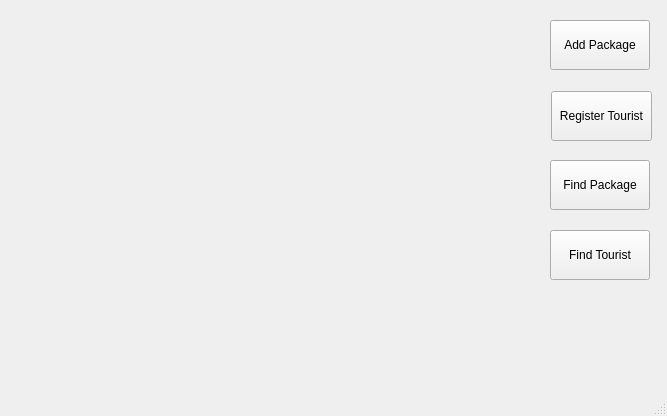
<?xml version="1.0" encoding="UTF-8"?>
<ui version="4.0">
 <class>MainWindow</class>
 <widget class="QMainWindow" name="MainWindow">
  <property name="geometry">
   <rect>
    <x>0</x>
    <y>0</y>
    <width>667</width>
    <height>416</height>
   </rect>
  </property>
  <property name="windowTitle">
   <string>Voyage</string>
  </property>
  <property name="styleSheet">
   <string notr="true">border-image: url(:/res/background.jpg) 0 0 0 0 stretch stretch;

</string>
  </property>
  <widget class="QWidget" name="centralwidget">
   <widget class="QPushButton" name="pushButton">
    <property name="geometry">
     <rect>
      <x>550</x>
      <y>20</y>
      <width>100</width>
      <height>50</height>
     </rect>
    </property>
    <property name="maximumSize">
     <size>
      <width>100</width>
      <height>65</height>
     </size>
    </property>
    <property name="text">
     <string>Add Package</string>
    </property>
    <property name="iconSize">
     <size>
      <width>100</width>
      <height>45</height>
     </size>
    </property>
   </widget>
   <widget class="QPushButton" name="pushButton_2">
    <property name="geometry">
     <rect>
      <x>551</x>
      <y>91</y>
      <width>101</width>
      <height>50</height>
     </rect>
    </property>
    <property name="text">
     <string>Register Tourist</string>
    </property>
   </widget>
   <widget class="QPushButton" name="pushButton_3">
    <property name="geometry">
     <rect>
      <x>550</x>
      <y>160</y>
      <width>100</width>
      <height>50</height>
     </rect>
    </property>
    <property name="text">
     <string>Find Package</string>
    </property>
   </widget>
   <widget class="QPushButton" name="pushButton_4">
    <property name="geometry">
     <rect>
      <x>550</x>
      <y>230</y>
      <width>100</width>
      <height>50</height>
     </rect>
    </property>
    <property name="text">
     <string>Find Tourist</string>
    </property>
   </widget>
  </widget>
  <widget class="QMenuBar" name="menubar">
   <property name="geometry">
    <rect>
     <x>0</x>
     <y>0</y>
     <width>667</width>
     <height>21</height>
    </rect>
   </property>
  </widget>
  <widget class="QStatusBar" name="statusbar"/>
 </widget>
 <resources/>
 <connections/>
</ui>
